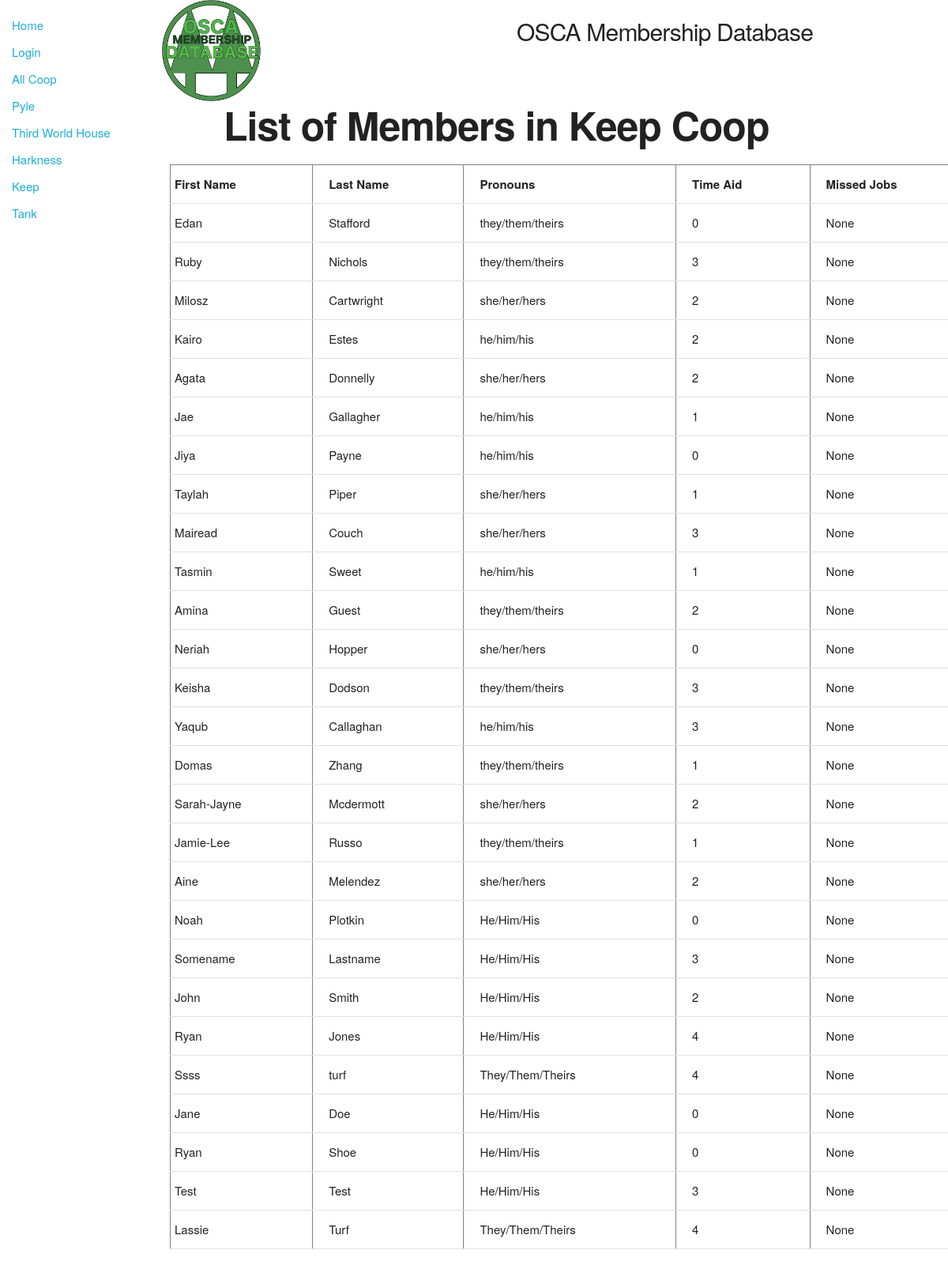
Page /catalog/keepmenu/keepmembers on the earlier database version.
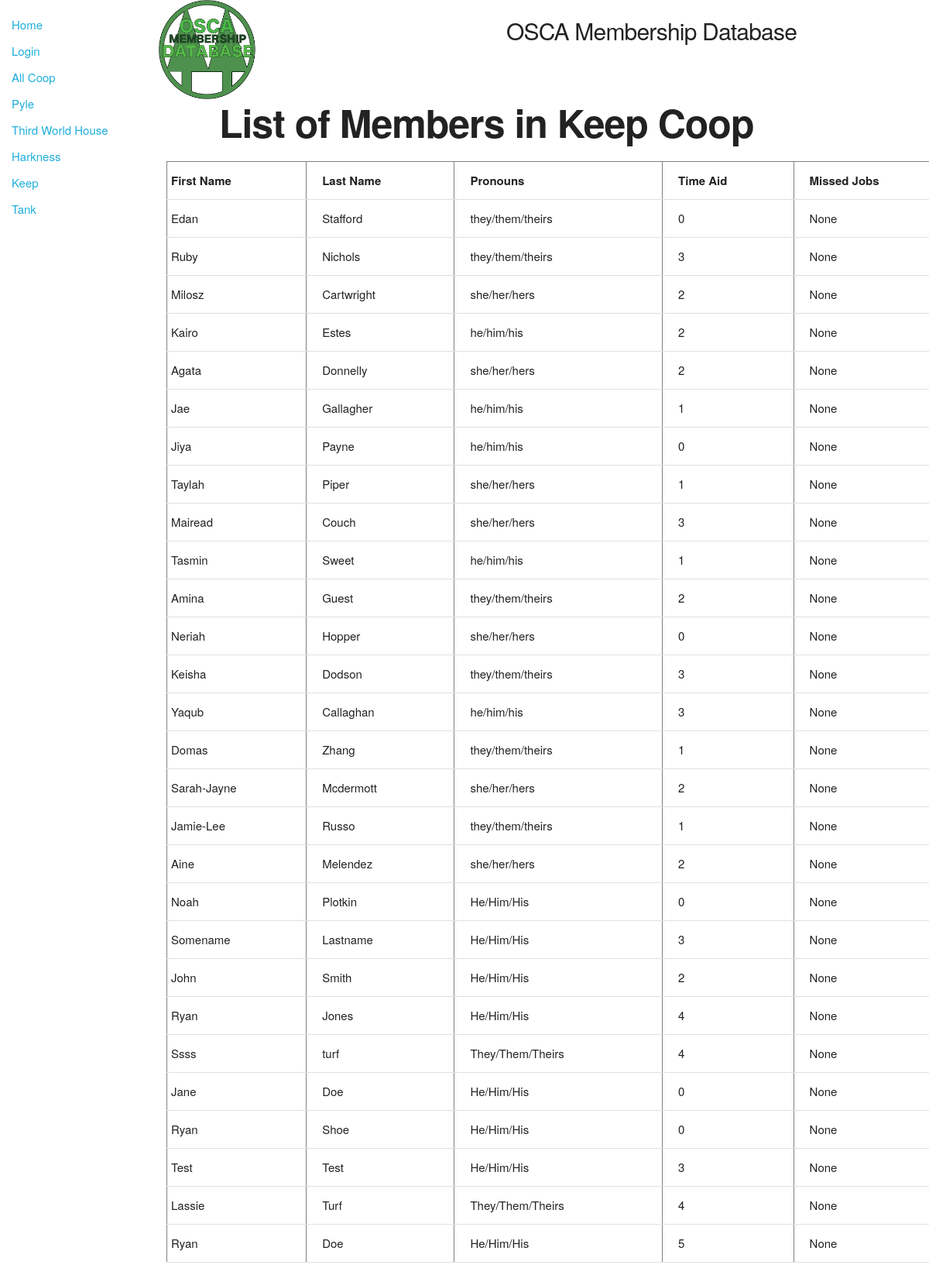
Same page on the later database version.
### catalog/models.py (models this page shows, shortened)
class Member(models.Model):
    id = models.AutoField(primary_key=True)
    first_name = models.CharField(max_length=30)
    last_name = models.CharField(max_length=50)
    preferred_name = models.CharField(max_length=100, null=True, blank = True)
    tnumber = models.IntegerField()
    coop = models.ForeignKey('Coop', on_delete=models.SET_NULL, null=True)
    email = models.EmailField(null = True, blank = True)
    pronouns = models.CharField(max_length=20)
    time_aid = models.IntegerField()
    missed_jobes = models.IntegerField(null = True, blank = True)

### catalog/views.py (the view)
# urls.py: path('keepmenu/keepmembers',views.memberskeep,name=';keep-members;'),
def memberskeep(request):
    keepmembers=Member.objects.select_related("coop").filter(coop_id__exact=KEEP)
    context={
        'keepmembers': keepmembers
    }
    return render(request,'memberskeep.html',context=context)

### catalog/templates/memberskeep.html (shortened to what this page needs)
{% extends "base_generic.html" %}
{% block content %}
<div class="row">
    <div class="two columns">
      {% load static %}
      <img src="{% static 'images/twinpines.png' %}" width="128" height="128" alt="Our Logo">
    </div>
    <div class="five columns" style="margin-top:2%">
      <h4>OSCA Membership Database</h4>
    </div>
  </div>
<h1 style="padding-left: 7%; font-weight: bold">List of Members in Keep Coop</h1>
  <table border="1" width="1000">
      <tr>
          <td><div class="title">First Name</div></td>
          <td><div class="title">Last Name</div></td>
          <td><div class="title">Pronouns</div></td>
          <td><div class="title">Time Aid</div></td>
          <td><div class="title">Missed Jobs</div></td>
      </tr>
      {% for members in keepmembers %}
      <tr>
          <td><div class="columns" >{{ members.first_name}}</div></td>
          <td><div class="columns" >{{ members.last_name}}</div></td>
          <td><div class="columns" >{{ members.pronouns}}</div></td>
          <td><div class="columns" >{{ members.time_aid}}</div></td>
          <td><div class="columns" >{{ members.missed_jobes}}</div></td>
      </tr>
      {% endfor %}
  </table>
{% endblock %}

Differences in the rows shown:
added Member: first_name "Ryan", last_name "Doe", pronouns "He/Him/His", time_aid "5", missed_jobes "None"
